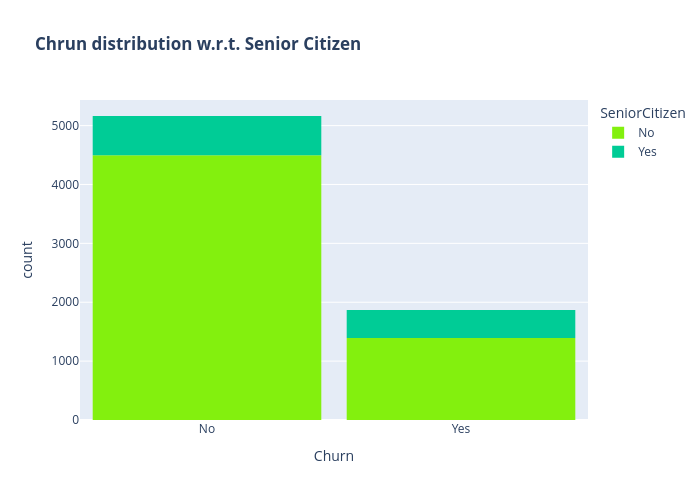

Here is the notebook cell this chart was saved with:
### Code cell
color_map = {"Yes": '#00CC96', "No": "#83F00E"}
fig = px.histogram(df, x="Churn", color="SeniorCitizen", title="<b>Chrun distribution w.r.t. Senior Citizen</b>", color_discrete_map=color_map)
fig.update_layout(width=700, height=500, bargap=0.1)
fig.show()

### Figure 1 — Plotly figure (JSON) as saved in the notebook; plotly's stock layout.template omitted (floating-point values rounded to 4 significant figures; data arrays with more than 128 entries replaced by an {"elided": "..."} marker saying what was removed)
{"data": [{"bingroup": "x", "hovertemplate": "SeniorCitizen=No<br>Churn=%{x}<br>count=%{y}<extra></extra>", "legendgroup": "No", "marker": {"color": "#83F00E", "pattern": {"shape": ""}}, "name": "No", "orientation": "v", "showlegend": true, "type": "histogram", "x": {"elided": "5890 str values"}, "xaxis": "x", "yaxis": "y"}, {"bingroup": "x", "hovertemplate": "SeniorCitizen=Yes<br>Churn=%{x}<br>count=%{y}<extra></extra>", "legendgroup": "Yes", "marker": {"color": "#00CC96", "pattern": {"shape": ""}}, "name": "Yes", "orientation": "v", "showlegend": true, "type": "histogram", "x": {"elided": "1142 str values"}, "xaxis": "x", "yaxis": "y"}], "layout": {"bargap": 0.1, "barmode": "relative", "height": 500, "legend": {"title": {"text": "SeniorCitizen"}, "tracegroupgap": 0}, "title": {"text": "<b>Chrun distribution w.r.t. Senior Citizen</b>"}, "width": 700, "xaxis": {"anchor": "y", "domain": [0, 1], "title": {"text": "Churn"}}, "yaxis": {"anchor": "x", "domain": [0, 1], "title": {"text": "count"}}}}
